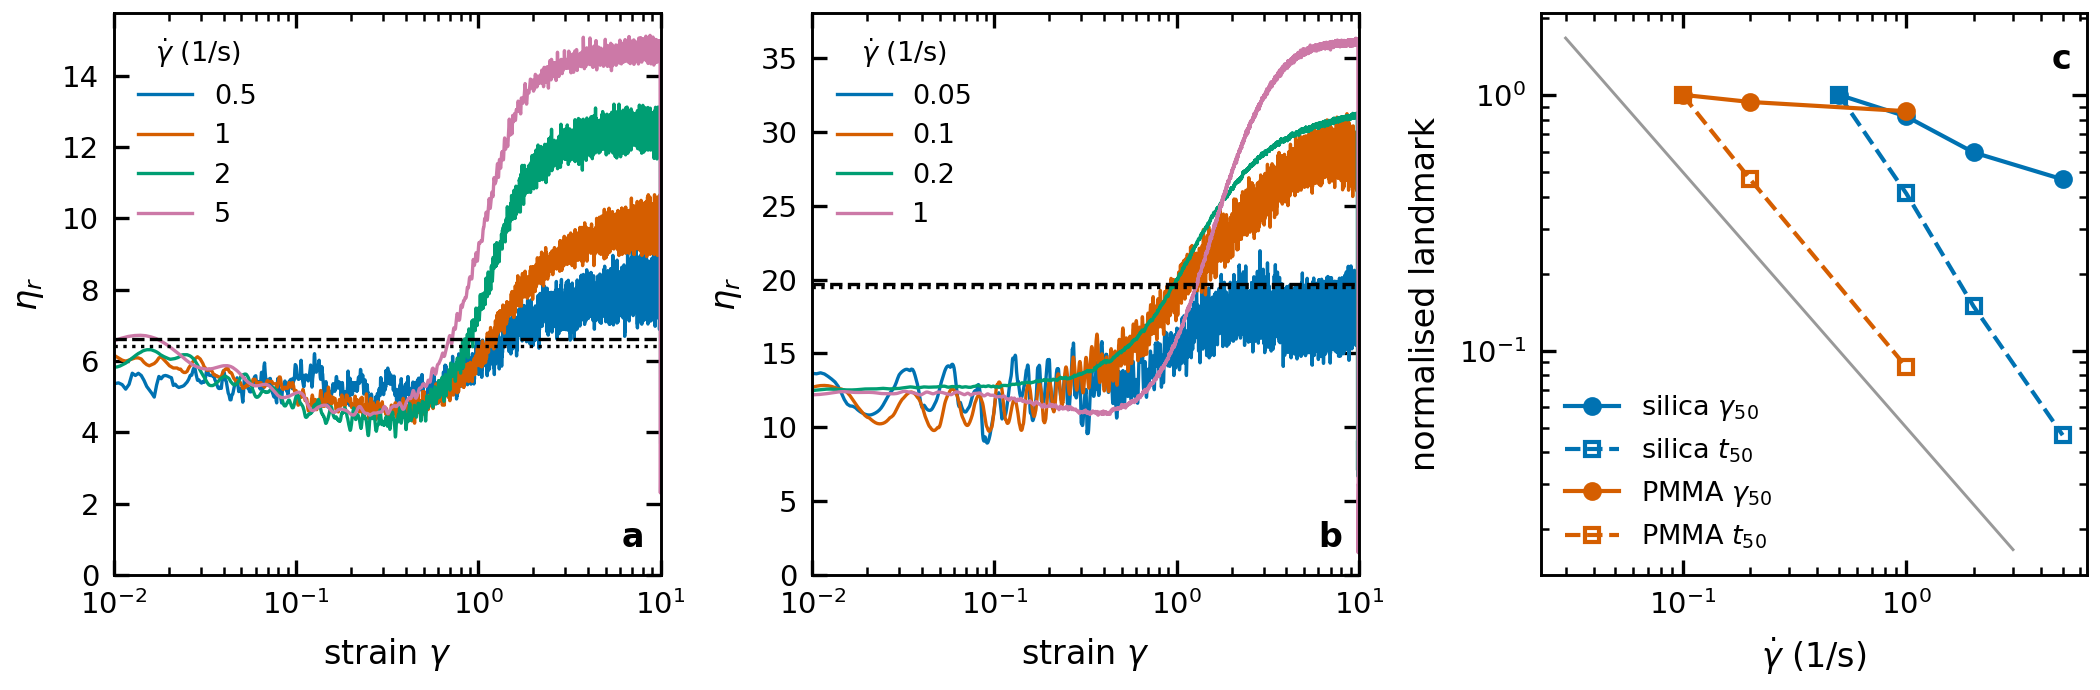

Write Python code to recreate this figure.
"""Figure 1 of the strain-clock note: reversal transients and which clock governs.

(a,b) Lin et al. (2015) post-reversal relative viscosity against accumulated strain,
      2 um silica (Fig_2b) and 1.4 um PMMA (Fig_2d), one line per shear rate. Dashed:
      Wyart-Cates's own frictionless floor (1 - phi/phi_0)^-n from the steady fit the
      gate uses (G10/G11). Dotted: the lowest viscosity on the same sample's STEADY
      rate sweep -- a model-free reference.
(c)   the fit-free half-recovery landmark read as a strain (gamma_50, filled) and as a
      time (t_50 = gamma_50 / gamma_dot, open), each normalised by its value at the
      lowest admitted rate. A pure strain clock is flat; a pure time clock falls as
      1/gamma_dot (grey line, slope -1).

All numbers come from scripts/gate_g11.py's own functions (imported, not copied).
Linear y axes start at zero (house rule).
"""

from __future__ import annotations

import csv
import sys
from pathlib import Path

import matplotlib.pyplot as plt
import numpy as np

HERE = Path(__file__).resolve().parent
sys.path.insert(0, str(HERE))
sys.path.insert(0, str(HERE.parent / "scripts"))
sys.path.insert(0, str(HERE.parent / "src"))

import _common as C  # noqa: E402
import gate_g11 as G  # noqa: E402
from dst_fit.io_literature import read_lin_transients  # noqa: E402
from dst_fit.transient import frictionless_relative_viscosity  # noqa: E402

SLUG = "reversal"
LABELS = {"Fig_2b": "silica", "Fig_2d": "PMMA"}


def compute():
    out = {}
    for panel, steady_panel in G.PAIRS:
        split, phi, phi_m, sigma_star = G.steady_fit(steady_panel, G.PHI0_DEFAULT)
        trans = read_lin_transients(C.LIN_ROOT, panel)
        floor = frictionless_relative_viscosity(phi, G.PHI0_DEFAULT)
        marks = G.landmarks(trans, phi, phi_m, G.PHI0_DEFAULT)
        records = [(rate, np.asarray(g), np.asarray(e)) for rate, g, e in trans]
        out[panel] = dict(phi=phi, phi_m=phi_m, sigma_star=sigma_star, floor=floor,
                          sweep_min=float(np.min(split.sweep_eta_r)),
                          records=records, marks=marks)
        print(f"{panel}: phi={phi:.4f} phi_m={phi_m:.4f} floor={floor:.3f} "
              f"sweep min eta_r={out[panel]['sweep_min']:.3f} "
              f"N records={len(records)} N landmarks={len(marks)}")
        for rate, g, e in records:
            print(f"   rate {rate:g}: N={g.size} strain {g.min():.4g}-{g.max():.4g} "
                  f"eta_r {e.min():.3f}-{e.max():.3f} min/floor={e.min() / floor:.3f}")
    return out


def main() -> None:
    d = compute()
    fig, ax = plt.subplots(1, 3, figsize=(7.0, 2.3), constrained_layout=True)
    rows = []
    for k, panel in enumerate(("Fig_2b", "Fig_2d")):
        a = ax[k]
        dd = d[panel]
        for j, (rate, g, e) in enumerate(dd["records"]):
            a.plot(g, e, color=C.CB[j], lw=0.8, label=f"{rate:g}")
            step = max(1, g.size // 400)
            rows += [(panel, rate, float(x), float(y)) for x, y in zip(g[::step], e[::step])]
        a.axhline(dd["floor"], color="k", ls="--", lw=0.8)
        a.axhline(dd["sweep_min"], color="k", ls=":", lw=0.8)
        a.set_xscale("log")
        a.set_xlim(1e-2, 10)
        a.set_ylim(0, None)
        a.set_xlabel(r"strain $\gamma$")
        a.set_ylabel(r"$\eta_r$")
        a.legend(title=r"$\dot\gamma$ (1/s)", loc="upper left", title_fontsize=6.5)
        a.text(0.97, 0.05, "abc"[k], transform=a.transAxes, ha="right", fontweight="bold")

    a = ax[2]
    for k, panel in enumerate(("Fig_2b", "Fig_2d")):
        m = d[panel]["marks"]
        r = np.array(sorted(m))
        g50 = np.array([m[x][0] for x in r])
        t50 = g50 / r
        a.plot(r, g50 / g50[0], "o-", color=C.CB[k], ms=3.5, label=f"{LABELS[panel]} $\\gamma_{{50}}$")
        a.plot(r, t50 / t50[0], "s--", color=C.CB[k], ms=3.5, mfc="none",
               label=f"{LABELS[panel]} $t_{{50}}$")
        for x, y1, y2 in zip(r, g50, t50):
            rows.append((panel + "_landmark", float(x), float(y1), float(y2)))
    rr = np.array([0.03, 3.0])
    a.plot(rr, (rr / 0.05) ** -1.0 * 1.0, color="0.6", lw=0.7)
    a.set_xscale("log")
    a.set_yscale("log")
    a.set_xlabel(r"$\dot\gamma$ (1/s)")
    a.set_ylabel("normalised landmark")
    a.legend(loc="lower left")
    a.text(0.97, 0.9, "c", transform=a.transAxes, ha="right", fontweight="bold")

    prov = C.provenance(Path(__file__), "Lin2015 DataShare 10283/886 Fig2a-d",
                        f"phi_0={G.PHI0_DEFAULT} n=WC_EXPONENT")
    C.DATA_DIR.mkdir(parents=True, exist_ok=True)
    with open(C.DATA_DIR / f"fig_{SLUG}.csv", "w", newline="", encoding="utf-8") as fh:
        fh.write(f"# {prov}\n# rows: panel,rate,strain,eta_r (decimated) | "
                 f"panel_landmark,rate,gamma_50,t_50\n")
        csv.writer(fh).writerows(rows)
    for panel in ("Fig_2b", "Fig_2d"):
        print(f"{panel} floor={d[panel]['floor']:.4f} sweep_min={d[panel]['sweep_min']:.4f}")
    pdf, png = C.save(fig, SLUG, prov)
    print(pdf, png)


if __name__ == "__main__":
    main()
